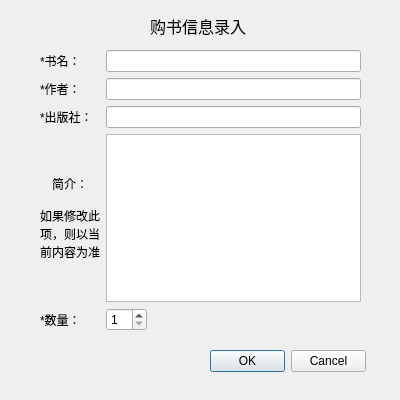
<?xml version="1.0" encoding="UTF-8"?>
<ui version="4.0">
 <class>Dialog_purchase</class>
 <widget class="QDialog" name="Dialog_purchase">
  <property name="geometry">
   <rect>
    <x>0</x>
    <y>0</y>
    <width>400</width>
    <height>400</height>
   </rect>
  </property>
  <property name="focusPolicy">
   <enum>Qt::NoFocus</enum>
  </property>
  <property name="windowTitle">
   <string>Dialog</string>
  </property>
  <widget class="QDialogButtonBox" name="buttonBox">
   <property name="geometry">
    <rect>
     <x>210</x>
     <y>350</y>
     <width>156</width>
     <height>23</height>
    </rect>
   </property>
   <property name="standardButtons">
    <set>QDialogButtonBox::Cancel|QDialogButtonBox::Ok</set>
   </property>
  </widget>
  <widget class="QLabel" name="label">
   <property name="geometry">
    <rect>
     <x>150</x>
     <y>10</y>
     <width>101</width>
     <height>31</height>
    </rect>
   </property>
   <property name="font">
    <font>
     <pointsize>12</pointsize>
     <weight>50</weight>
     <bold>false</bold>
    </font>
   </property>
   <property name="text">
    <string>购书信息录入</string>
   </property>
  </widget>
  <widget class="QWidget" name="layoutWidget">
   <property name="geometry">
    <rect>
     <x>40</x>
     <y>50</y>
     <width>321</width>
     <height>281</height>
    </rect>
   </property>
   <layout class="QGridLayout" name="gridLayout">
    <item row="2" column="0">
     <widget class="QLabel" name="label_4">
      <property name="text">
       <string>*出版社：</string>
      </property>
     </widget>
    </item>
    <item row="5" column="0">
     <widget class="QLabel" name="label_6">
      <property name="text">
       <string>*数量：</string>
      </property>
     </widget>
    </item>
    <item row="3" column="0">
     <widget class="QLabel" name="label_5">
      <property name="text">
       <string>简介：

如果修改此
项，则以当
前内容为准</string>
      </property>
      <property name="alignment">
       <set>Qt::AlignCenter</set>
      </property>
     </widget>
    </item>
    <item row="2" column="1">
     <widget class="QLineEdit" name="lineEdit_publisher"/>
    </item>
    <item row="0" column="0">
     <widget class="QLabel" name="label_3">
      <property name="text">
       <string>*书名：</string>
      </property>
     </widget>
    </item>
    <item row="1" column="0">
     <widget class="QLabel" name="label_2">
      <property name="text">
       <string>*作者：</string>
      </property>
     </widget>
    </item>
    <item row="5" column="1">
     <widget class="QSpinBox" name="spinBox_quantity">
      <property name="sizePolicy">
       <sizepolicy hsizetype="Fixed" vsizetype="Fixed">
        <horstretch>0</horstretch>
        <verstretch>0</verstretch>
       </sizepolicy>
      </property>
      <property name="contextMenuPolicy">
       <enum>Qt::DefaultContextMenu</enum>
      </property>
      <property name="alignment">
       <set>Qt::AlignLeading|Qt::AlignLeft|Qt::AlignVCenter</set>
      </property>
      <property name="minimum">
       <number>1</number>
      </property>
     </widget>
    </item>
    <item row="3" column="1">
     <widget class="QTextEdit" name="textEdit_intro"/>
    </item>
    <item row="1" column="1">
     <widget class="QLineEdit" name="lineEdit_author"/>
    </item>
    <item row="0" column="1">
     <widget class="QLineEdit" name="lineEdit_name"/>
    </item>
   </layout>
  </widget>
 </widget>
 <tabstops>
  <tabstop>lineEdit_name</tabstop>
  <tabstop>lineEdit_author</tabstop>
  <tabstop>lineEdit_publisher</tabstop>
  <tabstop>textEdit_intro</tabstop>
  <tabstop>spinBox_quantity</tabstop>
 </tabstops>
 <resources/>
 <connections/>
</ui>
